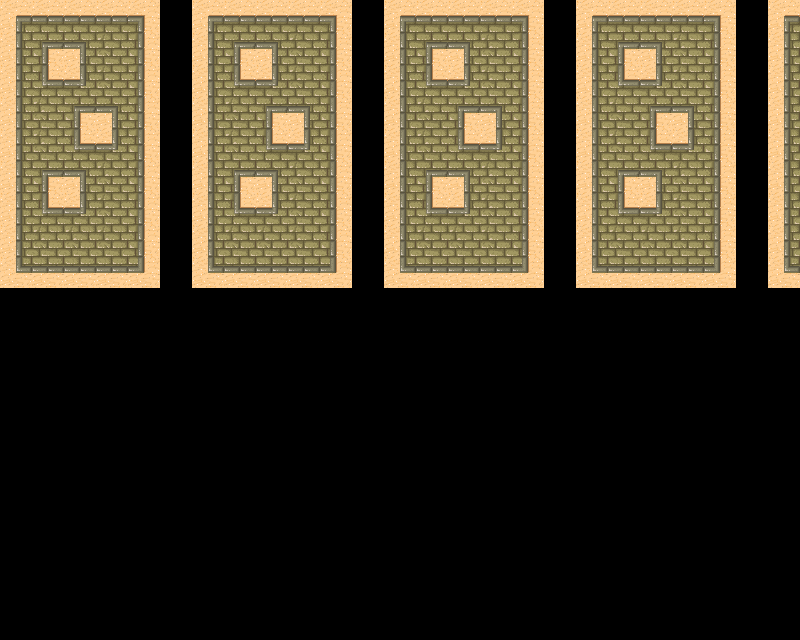

Rendered tile map (Tiled .tmx) drawn with the repository's tilesets; below, a short description and the map source with its tile grids summarised:
An orthogonal 25x20 tile map with 32x32 px tiles, 1 tile layer (main) and 1 object.

<map version="1.0" orientation="orthogonal" renderorder="right-down" width="25" height="20" tilewidth="32" tileheight="32" nextobjectid="54">
 <tileset firstgid="1" name="tmw_desert_spacing" tilewidth="32" tileheight="32" spacing="1" margin="1">
  <image source="resources/tmw_desert_spacing.png" width="265" height="199" />
  <tile id="29">
   <objectgroup draworder="index">
    <object id="0" x="0" y="0" width="32" height="31" />
   </objectgroup>
  </tile>
 </tileset>
 <layer name="main" width="25" height="20">
  <data>[500 cells, 189 non-empty, 13 distinct tile ids]</data>
 </layer>
</map>
